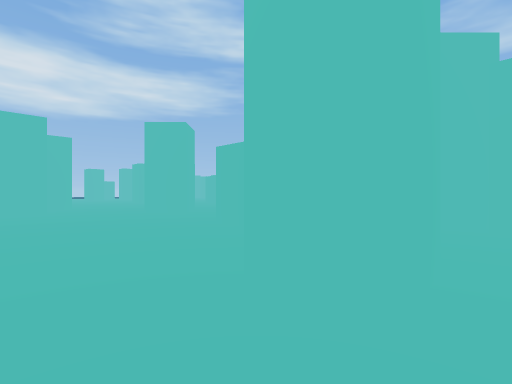
view 1 (above)

24 first-person views from a walk through a Godot game level. The camera is 1.2 m above the floor, looks level and sees 85° across. The floor is counted in squares, 2 m on a side. Each view is taken from the middle of a square. On the plan, view 1 faces up. The plan holds only what a view shows up to about 9 squares ahead; the rest is blank. The place goes on beyond the plan. Surface patterns are stand-ins for the level's own textures.

view 2
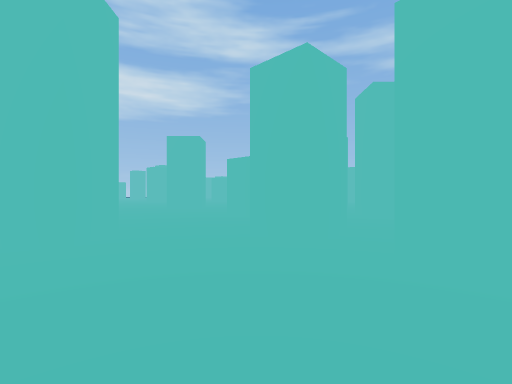

view 3
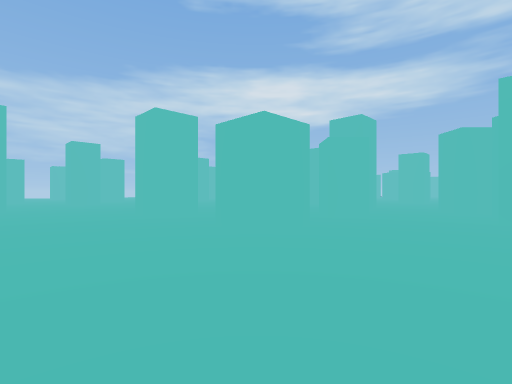

view 4
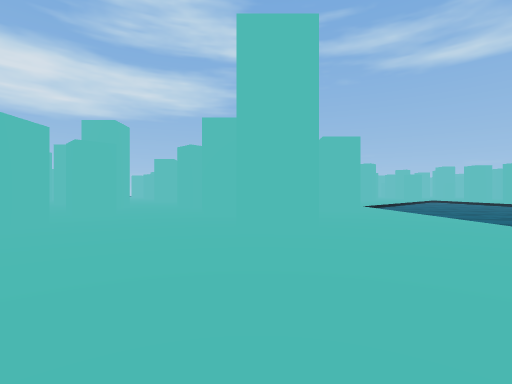

view 5
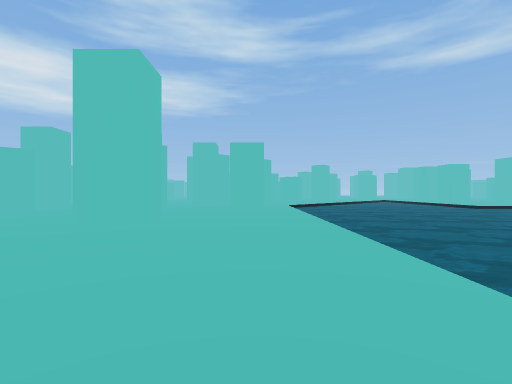

view 6
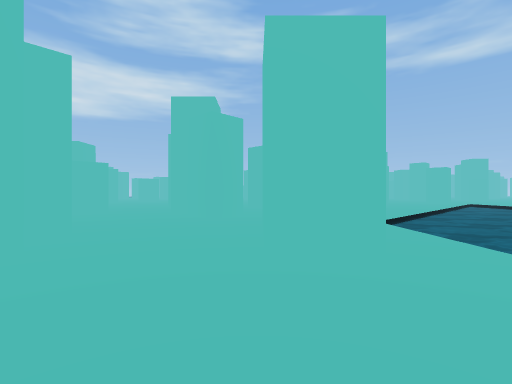

view 7
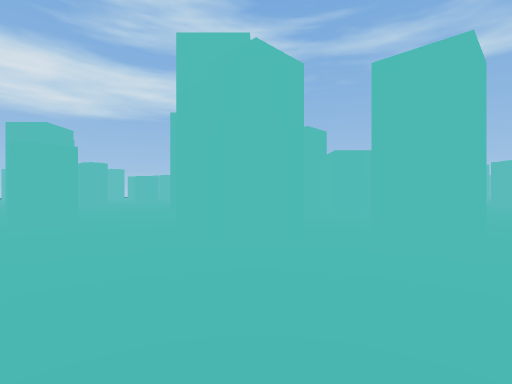

view 8
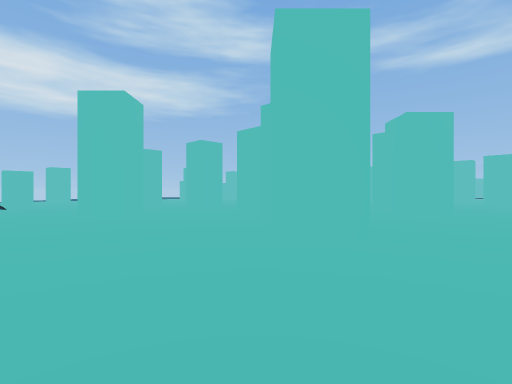

view 9
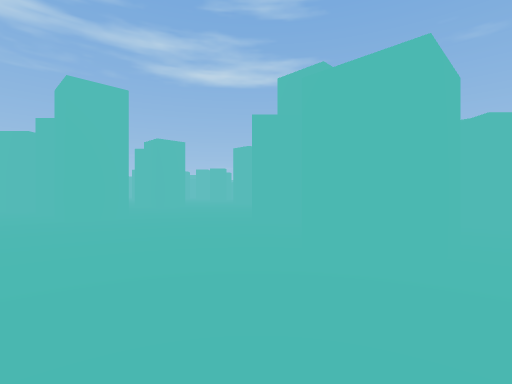

view 10
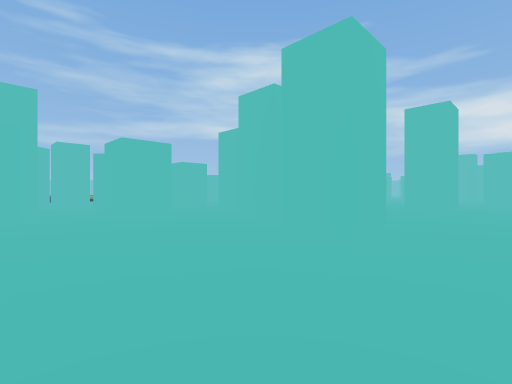

view 11
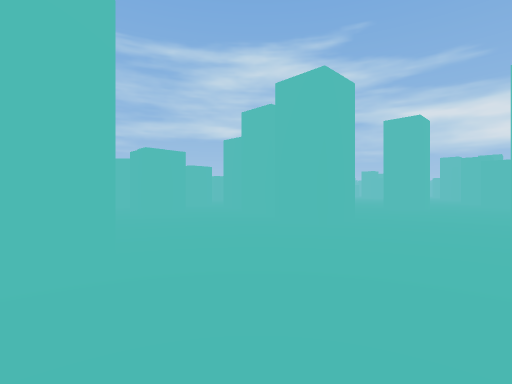

view 12
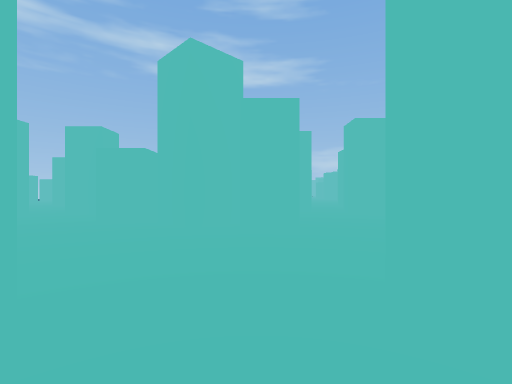

view 13
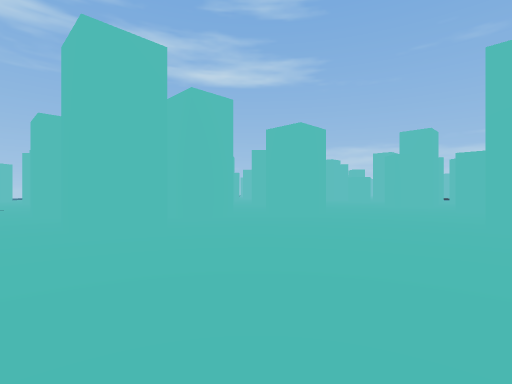

view 14
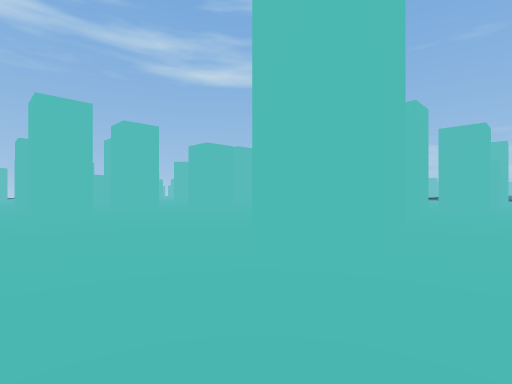

view 15
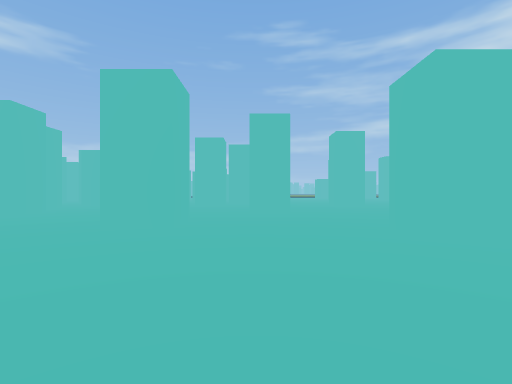

view 16
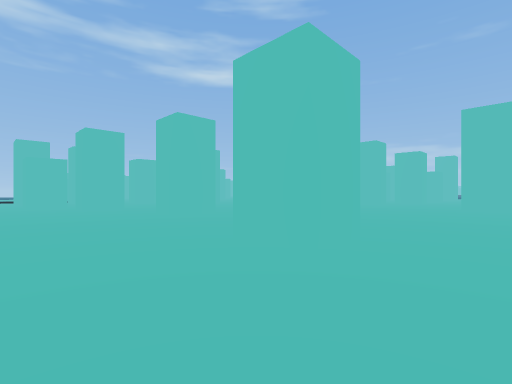

view 17
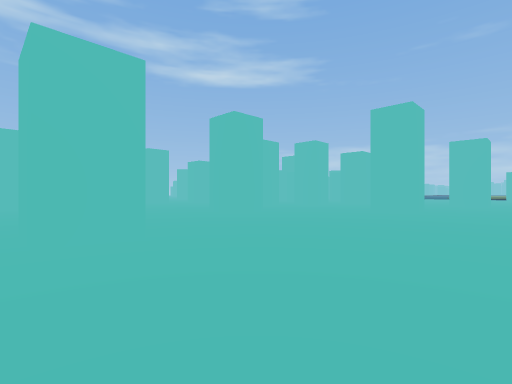

view 18
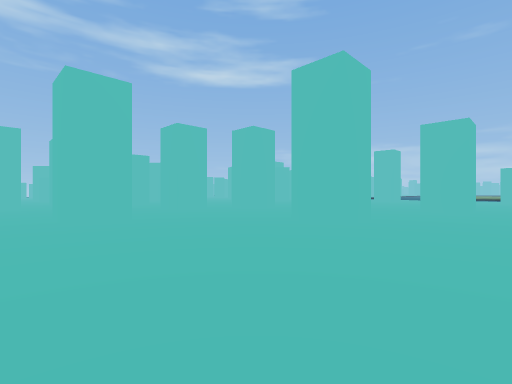

view 19
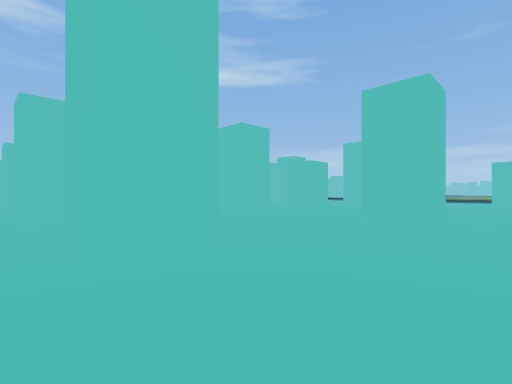

view 20
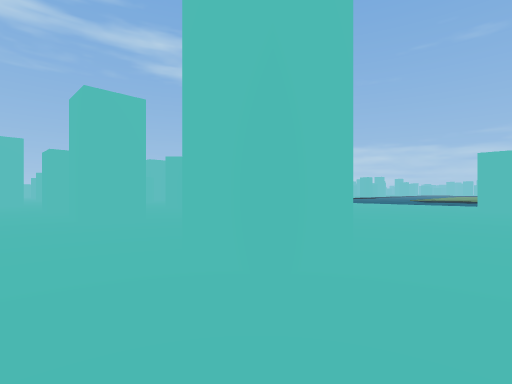

view 21
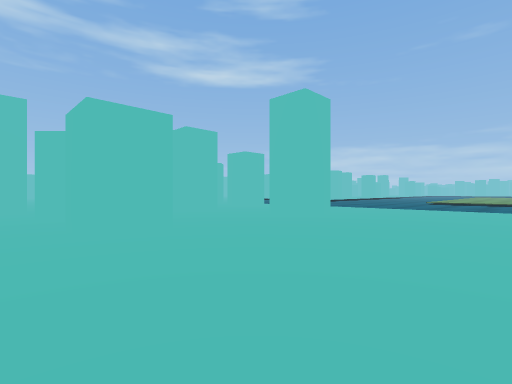

view 22
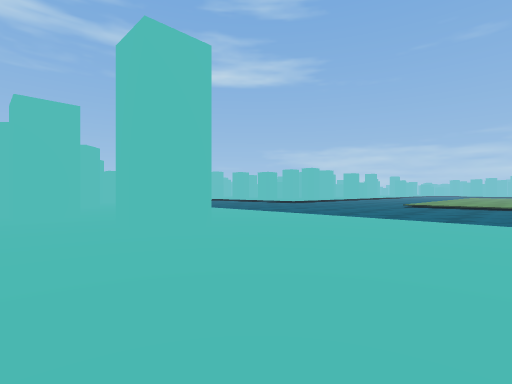

view 23
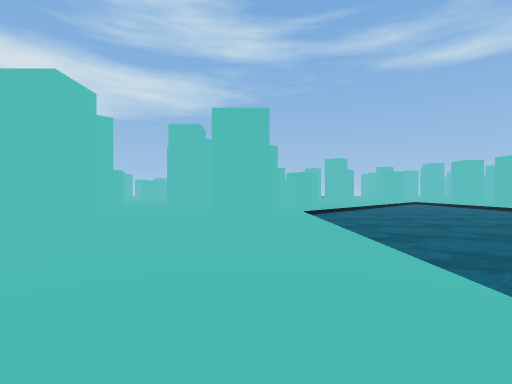

view 24
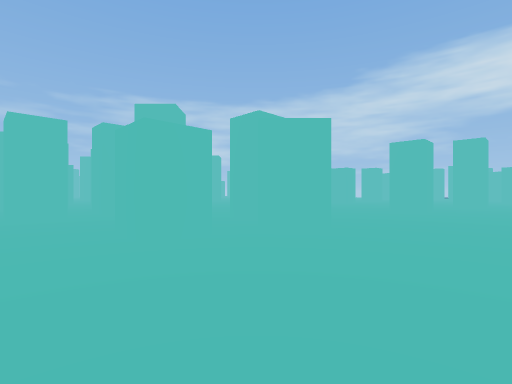

### Floor plan
Key: @ floor where view 1 was taken; # wall or solid block; x gap in a wall; . floor; ≈ water the walk keeps out of.
Columns run from 22 left of view 1 to 13 right of it. Each row starts with its distance up from view 1.
 15                          ..
 14          ..              ....
 13          x#              ##...
 12          ..              ......
 11          ..              .......
 10        ...##...#   #  ..  .......
  9        ....#...#...##...     #....
  8        ....##...#..##...#  ###.....
  7       .# ...#...#.............#...
  6       .##............. ..........≈≈≈
  5       ..........#.....#..##.....≈≈≈
  4       ....#...............#....≈≈≈≈
  3       .##...#≈..............#.≈≈≈≈≈≈
  2       ..≈...≈.....###.##......≈≈≈≈≈≈
  1   ..#..............##...#...≈.≈≈≈≈≈≈
  0  .....................@.#..≈#.≈≈≈≈≈
 -1  ................#..##..#.....≈≈≈≈≈≈
 -2   ...#......#≈......#.........≈≈≈≈≈≈
 -3  .............≈#..............≈≈≈≈≈≈
 -4 ........≈#.....#.#..##...#≈...≈≈≈≈≈
 -5  .......#≈.......≈..≈≈...≈#...≈≈≈≈
 -6  ...≈.........................≈≈≈≈
 -7  ...#.........................≈≈≈≈≈
 -8  ...........#≈................≈≈≈≈≈≈
 -9  ................#............ ≈≈
-10    .......................# .
-11    ....... ............   ≈

Where each view was taken, in squares from view 1:
view 1: 0 up, 0 right, facing up
view 2: 2 down, 0 right, facing up
view 3: 8 down, 2 right, facing up-left
view 4: 9 down, 3 right, facing up
view 5: 10 down, 6 right, facing up
view 6: 3 down, 5 right, facing up
view 7: 0 up, 4 right, facing up
view 8: 1 up, 7 left, facing up
view 9: 2 down, 8 left, facing up-right
view 10: 2 up, 12 left, facing down-right
view 11: 3 up, 13 left, facing down-right
view 12: 4 up, 14 left, facing up-right
view 13: 2 down, 16 left, facing up-right
view 14: 6 down, 16 left, facing up-right
view 15: 4 down, 22 left, facing right
view 16: 9 down, 21 left, facing up-right
view 17: 11 down, 19 left, facing up-right
view 18: 11 down, 15 left, facing up-right
view 19: 11 down, 11 left, facing up-right
view 20: 11 down, 7 left, facing up-right
view 21: 9 down, 3 left, facing up-right
view 22: 9 down, 1 right, facing up-right
view 23: 6 down, 6 right, facing up
view 24: 8 up, 12 right, facing left
